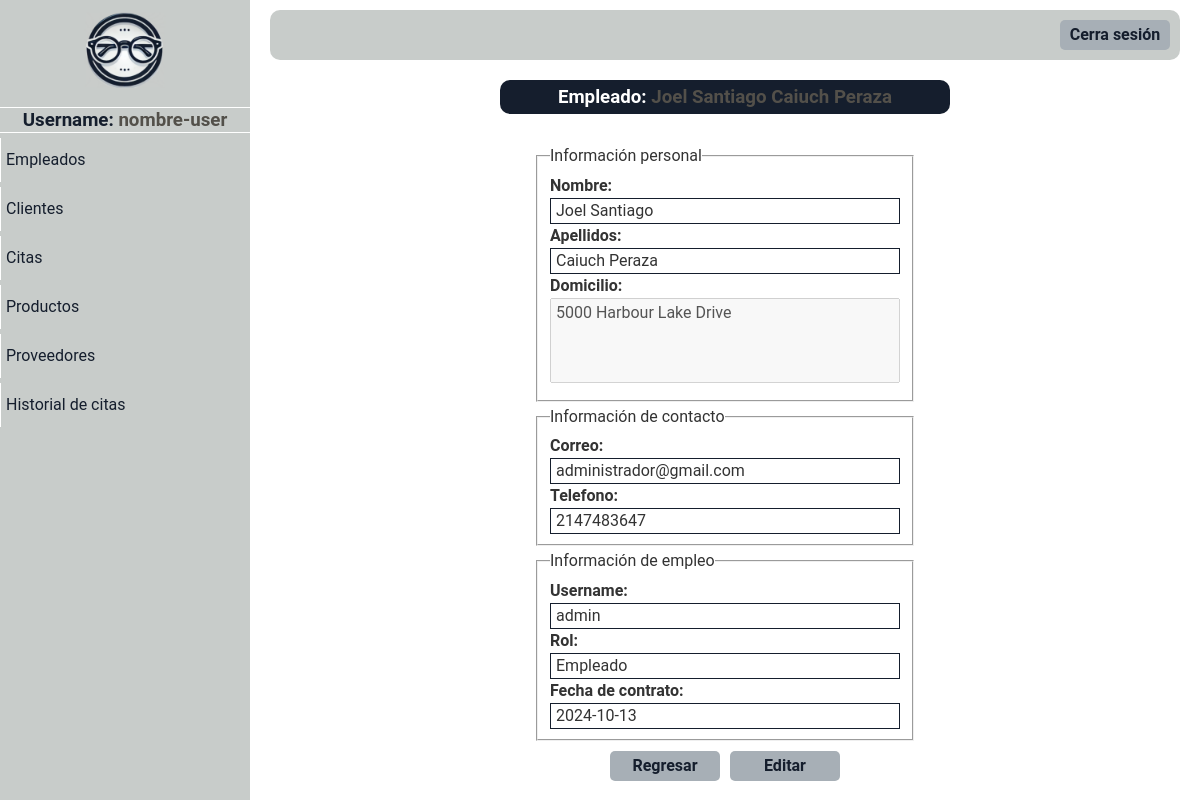
Page /paginas/ver_empleado.php?id=1 on the earlier database version.
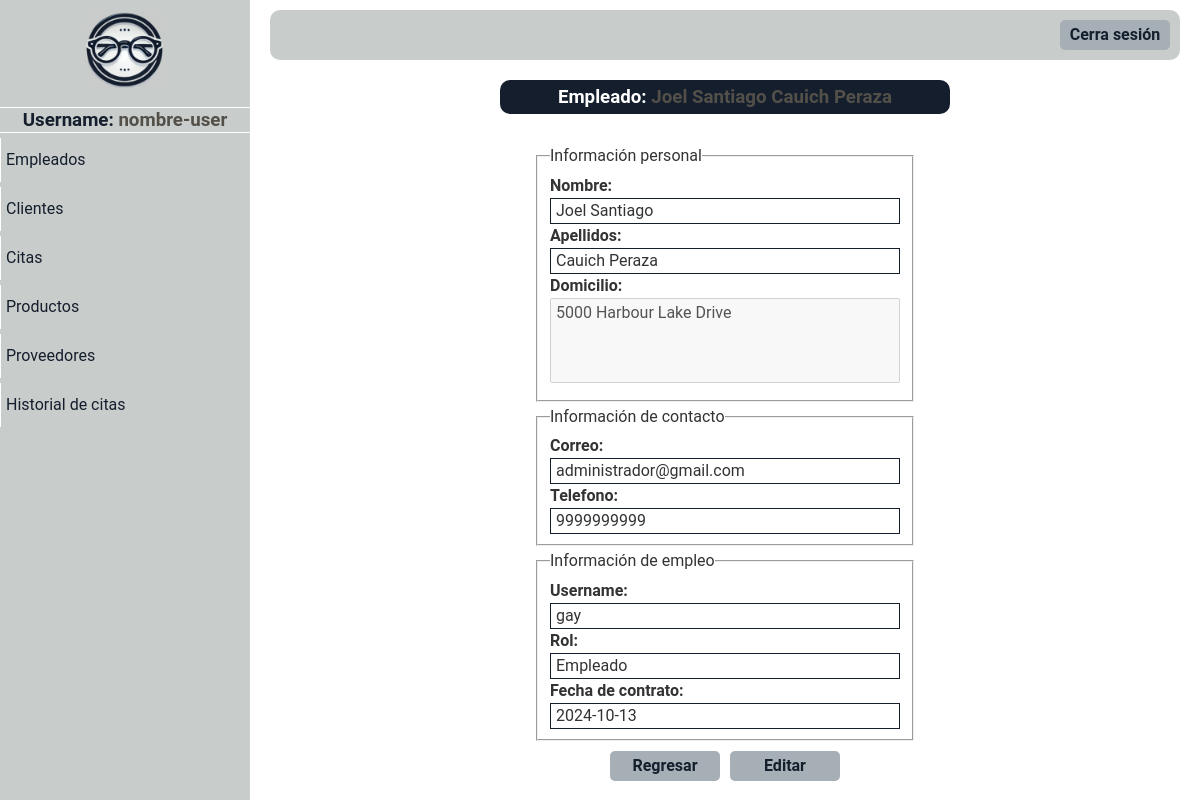
Same page on the later database version.
### tables this page shows
CREATE TABLE `empleados` (
  `id_empleado` int(10) NOT NULL,
  `nombres` varchar(100) DEFAULT NULL,
  `apellidos` varchar(100) DEFAULT NULL,
  `correo` varchar(100) DEFAULT NULL,
  `telefono` varchar(15) DEFAULT NULL,
  `direccion` varchar(255) DEFAULT NULL,
  `rol` varchar(50) DEFAULT NULL,
  `fecha_contratacion` date DEFAULT NULL,
  `usuario` varchar(50) DEFAULT NULL,
  `contrasena` varchar(255) DEFAULT NULL,
  `libre` varchar(100) DEFAULT NULL
);

### paginas/ver_empleado.php (the view, shortened to what this page needs)
<!DOCTYPE html>
<html lang="en">
<head>
</head>
<body>
    <?php include "menu_panel.php";
    require "../php/conexion.php";
    $id = $_GET['id'];
    $producto = "SELECT * FROM empleados WHERE id_empleado = '$id'";
    $query = mysqli_query($conectar, $producto);
    $info = $query->fetch_array();
    ?>
    <div class="ver-producto-content main-content">
        <div class="titulo">
            <h3>Empleado: <span><?php echo $info['nombres'] . " " . $info['apellidos'] ?></span></h3>
        </div>
        <div class="content-info">
            <div class="info formulario">
                <fieldset>
                    <legend>Información personal</legend>
                    <label for="">Nombre:</label>
                    <p><?php echo $info['nombres'] ?></p>
                    <label for="">Apellidos:</label>
                    <p><?php echo $info['apellidos'] ?></p>
                    <label for="">Domicilio:</label><br>
                    <textarea disabled><?php echo $info['direccion'] ?></textarea>
                </fieldset>
                <fieldset>
                    <legend>Información de contacto</legend>
                    <label for="">Correo:</label>
                    <p><?php echo $info['correo'] ?></p>
                    <label for="">Telefono:</label>
                    <p><?php echo $info['telefono'] ?></p>
                </fieldset>
                <fieldset>
                    <legend>Información de empleo</legend>
                    <label for="">Username:</label>
                    <p><?php echo $info['usuario'] ?></p>
                    <label for="">Rol:</label>
                    <p><?php echo $info['rol'] ?></p>
                    <label for="">Fecha de contrato:</label>
                    <p><?php echo $info['fecha_contratacion'] ?></p>
                </fieldset>
            </div>
        </div>
        <div class="opciones-btn-ver opciones-btn">
            <div class="btn-regresar-ver-cliente btn">
                <a href="./mostrar_empleados.php">Regresar</a>
            </div>
            <div class="btn">
                <a href="./editar_empleado.php?id=<?php echo $id ?>">Editar</a>
            </div>
        </div>
    </div>
</body>
</html>

Differences in the rows shown:
changed empleados "Joel Santiago": apellidos "Caiuch Peraza" → "Cauich Peraza"; telefono "2147483647" → "9999999999"; usuario "admin" → "gay"
